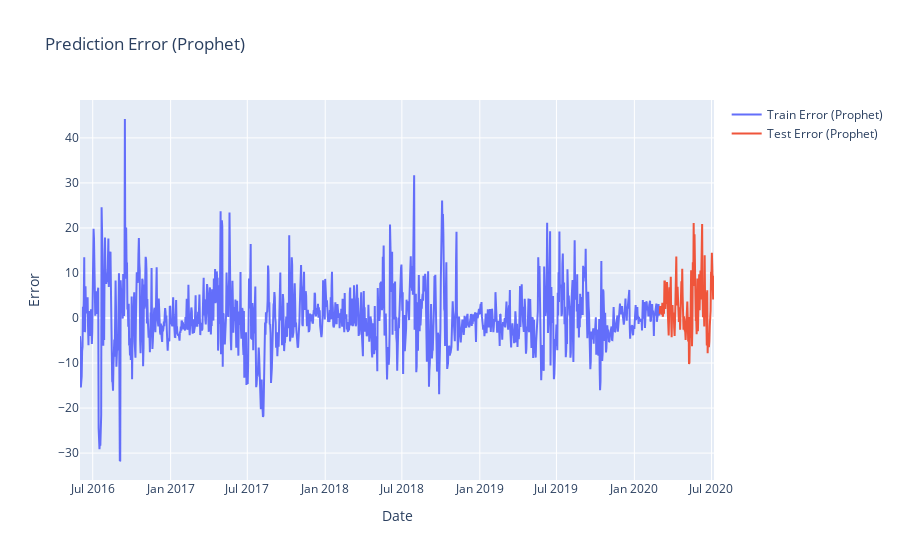

Notebook source saved alongside this figure:
### Code cell
# 5
train_data_prophet['yhat'] = forecast_train['yhat'].values
test_data_prophet['yhat'] = forecast_test['yhat'].values

train_data_prophet['error'] = train_data_prophet['y'] - train_data_prophet['yhat']
test_data_prophet['error'] = test_data_prophet['y'] - test_data_prophet['yhat']

fig3 = go.Figure()
fig3.add_trace(go.Scatter(x=train_data_prophet['ds'], y=train_data_prophet['error'], mode='lines', name='Train Error (Prophet)'))
fig3.add_trace(go.Scatter(x=test_data_prophet['ds'], y=test_data_prophet['error'], mode='lines', name='Test Error (Prophet)'))
fig3.update_layout(title='Prediction Error (Prophet)', xaxis_title='Date', yaxis_title='Error')
fig3.show()

### Figure 1 — Plotly figure (JSON) as saved in the notebook; plotly's stock layout.template omitted (floating-point values rounded to 4 significant figures; data arrays with more than 128 entries replaced by an {"elided": "..."} marker saying what was removed)
{"data": [{"mode": "lines", "name": "Train Error (Prophet)", "type": "scatter", "x": {"elided": "1369 str values"}, "y": {"elided": "1369 float values"}}, {"mode": "lines", "name": "Test Error (Prophet)", "type": "scatter", "x": {"elided": "129 str values"}, "y": {"elided": "129 float values"}}], "layout": {"title": {"text": "Prediction Error (Prophet)"}, "xaxis": {"title": {"text": "Date"}}, "yaxis": {"title": {"text": "Error"}}}}
